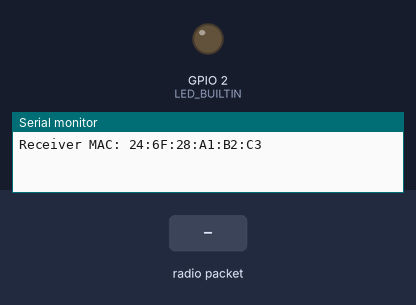
Recording of a sketch running on a simulated ESP32. On the bench: output pins drawn as LEDs (lit = HIGH), the last lines printed to the serial monitor. The inputs (shaded band) are chosen by the test bench.

Above: at 4.2 s.
4.3 s: radio packet "1" arrives
At 4.8 s:
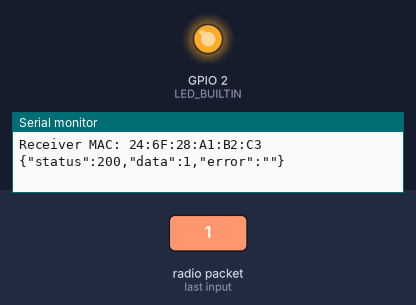
5.8 s: radio packet "0" arrives
At 7.0 s:
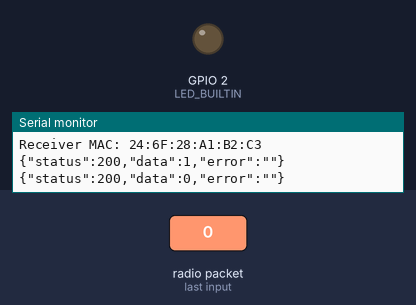
7.3 s: radio packet "2" arrives
At 8.3 s:
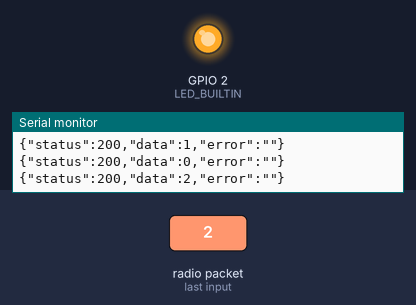
Timing chart, 0 to 10.3 s (numbered marks = the images above; inputs shaded):
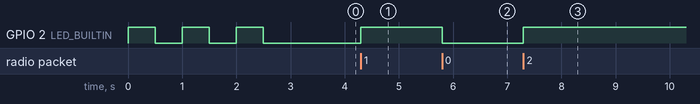

Measured:
- after the input at 4.3 s, GPIO 2 (LED_BUILTIN): LOW → HIGH at once
- after the input at 5.8 s, GPIO 2 (LED_BUILTIN): HIGH → LOW at once
- after the input at 7.3 s, GPIO 2 (LED_BUILTIN): LOW → HIGH at once

The sketch:

esp32_receiver.ino
```cpp
#include <WiFi.h>
#include <esp_now.h>

const int LED_BUILTIN = 2;
const int DATA_SIZE = 64; // this has to equal what it is on the sender and arduino (its called SERIAL_OUTPUT_SIZE on arduino)
const int SERIAL_OUTPUT_SIZE = 256;

typedef struct struct_message {
  char data[DATA_SIZE];
} struct_message;

volatile bool newDataAvailable = false;
char latestData[DATA_SIZE] = {0};
unsigned long lastPrint = 0;
const unsigned long PRINT_INTERVAL_MS = 100;

portMUX_TYPE mux = portMUX_INITIALIZER_UNLOCKED;

// covert data into a fixed-length JSON string to print to Serial
void printSerial(int status, const char* data, const char* error) {
  char buf[SERIAL_OUTPUT_SIZE];
  const char* jsonObject = (data && strlen(data) > 0) ? data : "{}";
  snprintf(buf, sizeof(buf),
           "{\"status\":%d,\"data\":%s,\"error\":\"%s\"}",
           status, jsonObject, error);
  Serial.println(buf);
}

// safe copy data onto latestData and update newDataAvailable
void OnDataRecv(const esp_now_recv_info_t *info, const uint8_t *incomingData, int len) {
  char temp[DATA_SIZE] = {0};

  int n = (len < DATA_SIZE - 1) ? len : (DATA_SIZE - 1);
  memcpy(temp, incomingData, n);
  temp[n] = '\0';

  portENTER_CRITICAL_ISR(&mux);
  memcpy(latestData, temp, DATA_SIZE);
  newDataAvailable = true;
  portEXIT_CRITICAL_ISR(&mux);

  digitalWrite(LED_BUILTIN, !digitalRead(LED_BUILTIN));
}

void setup() {
  Serial.begin(115200);
  WiFi.mode(WIFI_STA);
  pinMode(LED_BUILTIN, OUTPUT);

  Serial.print("Receiver MAC: ");
  Serial.println(WiFi.macAddress());

  if (esp_now_init() != ESP_OK) {
    printSerial(500, "", "ESP-NOW init failed on receiver");
    return;
  }

  for (int i = 0; i < 3; i++) {
    digitalWrite(LED_BUILTIN, HIGH);
    delay(500);
    digitalWrite(LED_BUILTIN, LOW);
    delay(500);
  }

  esp_now_register_recv_cb(OnDataRecv);
}

void loop() {
  unsigned long now = millis();
  if (newDataAvailable && (now - lastPrint >= PRINT_INTERVAL_MS)) {
    char localCopy[DATA_SIZE];
    lastPrint = now;

    portENTER_CRITICAL(&mux);
    memcpy(localCopy, latestData, DATA_SIZE);
    newDataAvailable = false;
    portEXIT_CRITICAL(&mux);

    printSerial(200, localCopy, "");
  }
}
```
